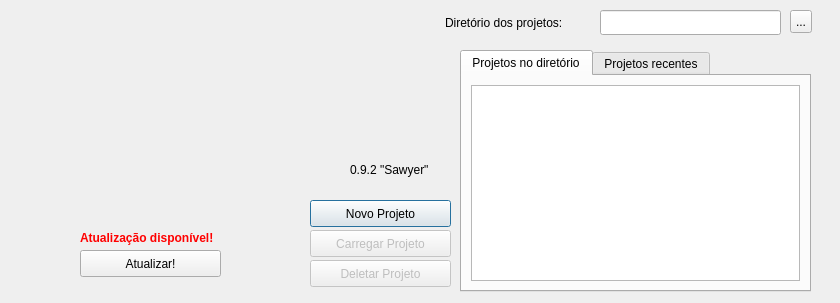
<?xml version="1.0" encoding="UTF-8"?>
<ui version="4.0">
 <class>WelcomeScreen</class>
 <widget class="QDialog" name="WelcomeScreen">
  <property name="geometry">
   <rect>
    <x>0</x>
    <y>0</y>
    <width>840</width>
    <height>303</height>
   </rect>
  </property>
  <property name="windowTitle">
   <string>Gameka</string>
  </property>
  <property name="layoutDirection">
   <enum>Qt::LeftToRight</enum>
  </property>
  <widget class="QLabel" name="label">
   <property name="geometry">
    <rect>
     <x>20</x>
     <y>50</y>
     <width>420</width>
     <height>101</height>
    </rect>
   </property>
   <property name="text">
    <string/>
   </property>
   <property name="pixmap">
    <pixmap resource="../resources.qrc">:/images/data/splash/gameka_logo_medium.png</pixmap>
   </property>
  </widget>
  <widget class="QLabel" name="label_3">
   <property name="geometry">
    <rect>
     <x>445</x>
     <y>13</y>
     <width>151</width>
     <height>20</height>
    </rect>
   </property>
   <property name="text">
    <string>Diretório dos projetos:</string>
   </property>
  </widget>
  <widget class="QLineEdit" name="lineEdit">
   <property name="geometry">
    <rect>
     <x>600</x>
     <y>10</y>
     <width>181</width>
     <height>25</height>
    </rect>
   </property>
   <property name="readOnly">
    <bool>true</bool>
   </property>
  </widget>
  <widget class="QToolButton" name="toolButtonProjectDirectory">
   <property name="geometry">
    <rect>
     <x>790</x>
     <y>10</y>
     <width>22</width>
     <height>23</height>
    </rect>
   </property>
   <property name="text">
    <string>...</string>
   </property>
  </widget>
  <widget class="QPushButton" name="buttonNewProject">
   <property name="geometry">
    <rect>
     <x>310</x>
     <y>200</y>
     <width>141</width>
     <height>27</height>
    </rect>
   </property>
   <property name="text">
    <string>Novo Projeto</string>
   </property>
  </widget>
  <widget class="QPushButton" name="buttonLoadProject">
   <property name="enabled">
    <bool>false</bool>
   </property>
   <property name="geometry">
    <rect>
     <x>310</x>
     <y>230</y>
     <width>141</width>
     <height>27</height>
    </rect>
   </property>
   <property name="text">
    <string>Carregar Projeto</string>
   </property>
  </widget>
  <widget class="QTabWidget" name="tabWidget">
   <property name="geometry">
    <rect>
     <x>460</x>
     <y>50</y>
     <width>351</width>
     <height>242</height>
    </rect>
   </property>
   <property name="layoutDirection">
    <enum>Qt::LeftToRight</enum>
   </property>
   <property name="autoFillBackground">
    <bool>false</bool>
   </property>
   <property name="tabPosition">
    <enum>QTabWidget::North</enum>
   </property>
   <property name="tabShape">
    <enum>QTabWidget::Rounded</enum>
   </property>
   <property name="currentIndex">
    <number>0</number>
   </property>
   <widget class="QWidget" name="tab">
    <attribute name="title">
     <string>Projetos no diretório</string>
    </attribute>
    <layout class="QGridLayout" name="gridLayout_2">
     <item row="0" column="0">
      <widget class="QListWidget" name="listWidget_2"/>
     </item>
    </layout>
   </widget>
   <widget class="QWidget" name="tab_2">
    <attribute name="title">
     <string>Projetos recentes</string>
    </attribute>
    <layout class="QGridLayout" name="gridLayout">
     <item row="0" column="0">
      <widget class="QListWidget" name="listWidget"/>
     </item>
    </layout>
   </widget>
  </widget>
  <widget class="QLabel" name="label_2">
   <property name="geometry">
    <rect>
     <x>350</x>
     <y>160</y>
     <width>81</width>
     <height>20</height>
    </rect>
   </property>
   <property name="text">
    <string>0.9.2 &quot;Sawyer&quot;</string>
   </property>
  </widget>
  <widget class="QPushButton" name="pushButton">
   <property name="enabled">
    <bool>false</bool>
   </property>
   <property name="geometry">
    <rect>
     <x>310</x>
     <y>260</y>
     <width>141</width>
     <height>27</height>
    </rect>
   </property>
   <property name="text">
    <string>Deletar Projeto</string>
   </property>
  </widget>
  <widget class="QPushButton" name="pushButtonUpdate">
   <property name="geometry">
    <rect>
     <x>80</x>
     <y>250</y>
     <width>141</width>
     <height>27</height>
    </rect>
   </property>
   <property name="text">
    <string>Atualizar!</string>
   </property>
  </widget>
  <widget class="QLabel" name="labelUpdate">
   <property name="enabled">
    <bool>true</bool>
   </property>
   <property name="geometry">
    <rect>
     <x>80</x>
     <y>230</y>
     <width>141</width>
     <height>16</height>
    </rect>
   </property>
   <property name="font">
    <font>
     <weight>75</weight>
     <bold>true</bold>
     <stylestrategy>PreferDefault</stylestrategy>
    </font>
   </property>
   <property name="autoFillBackground">
    <bool>false</bool>
   </property>
   <property name="styleSheet">
    <string notr="true">color: rgb(255, 0, 0)</string>
   </property>
   <property name="text">
    <string>Atualização disponível!</string>
   </property>
  </widget>
 </widget>
 <resources>
  <include location="../resources.qrc"/>
 </resources>
 <connections/>
</ui>
